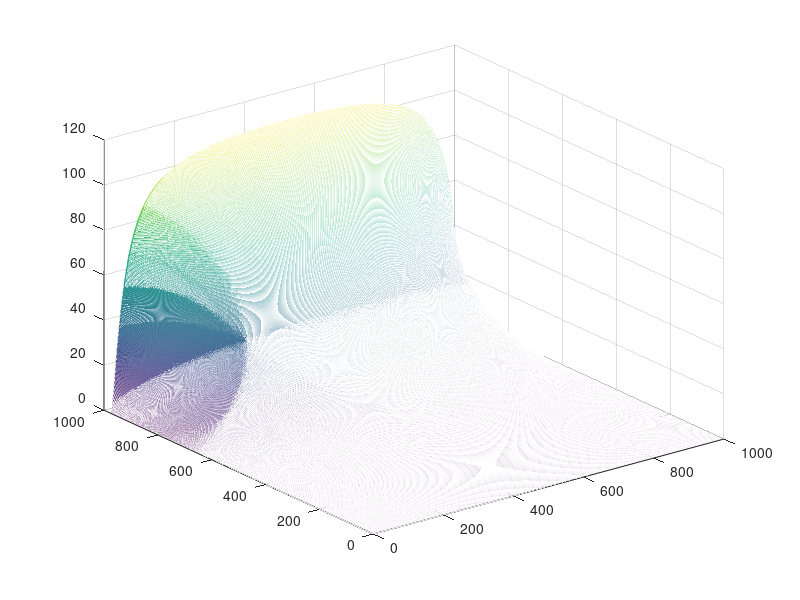

This chart was generated by the following MATLAB code:
%Analytical Solution of Laplaces Eq
%& Generation of Equipotential lines

clear;close all;
x=linspace(0,7,1000);
y=linspace(0,9,1000);
[x,y]=meshgrid(x,y);

u = @(x,y,i) (pi*48./sinh(9*pi*(2*i+1)/7)).*sin(x*pi*(2*i+1)/7).*sinh(y*pi*(2*i+1)/7)/(2*i+1);
usol=0;

for i=0:90
    un = u(x,y,i);
    usol= usol + un;
end
 
 %contour(usol);
 mesh(usol)